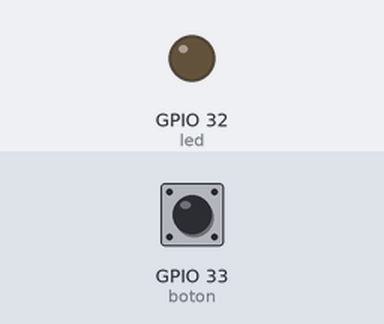
A sketch run on a simulated ESP32. Shown: output pins drawn as LEDs (lit = HIGH). The test bench sets the inputs (shaded band); at power-on: GPIO 33 (boton) LOW.

Above: at 1.2 s.
1.3 s: GPIO 33 (boton) pulled HIGH for 0.15 s
At 1.37 s:
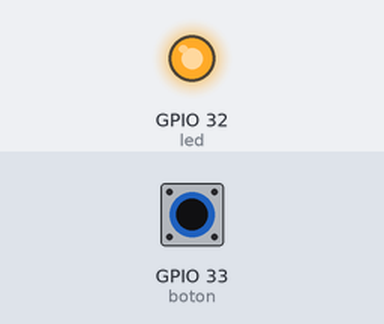
2.9 s: GPIO 33 (boton) pulled HIGH for 3.2 s
At 6.4 s:
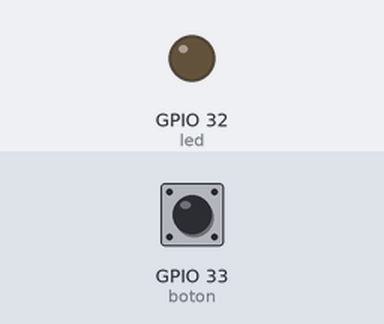
Timing chart, 0 to 7.9 s (numbered marks = the images above; inputs shaded):
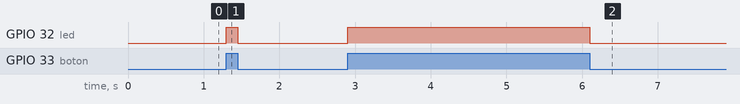

Measured:
- after the input at 1.3 s, GPIO 32 (led): LOW → HIGH at once, → LOW 0.15 s later
- after the input at 2.9 s, GPIO 32 (led): LOW → HIGH at once, → LOW 3.2 s later

The sketch:

SensorDigital.ino
```cpp
#define boton 33
#define led 32

// Variable para guardar el estado del boton
int status_boton=0;

void setup() {
    pinMode(led, OUTPUT);
    pinMode(boton, INPUT);
}

void loop() {
    //Checar el estado del boton
    status_boton = digitalRead(boton);

    //Si presionado encender el led, en caso contrario apagarlo
    if(status_boton == 1) {
        digitalWrite(led, HIGH);
    } else {
        digitalWrite(led, LOW);
    }
}
```
